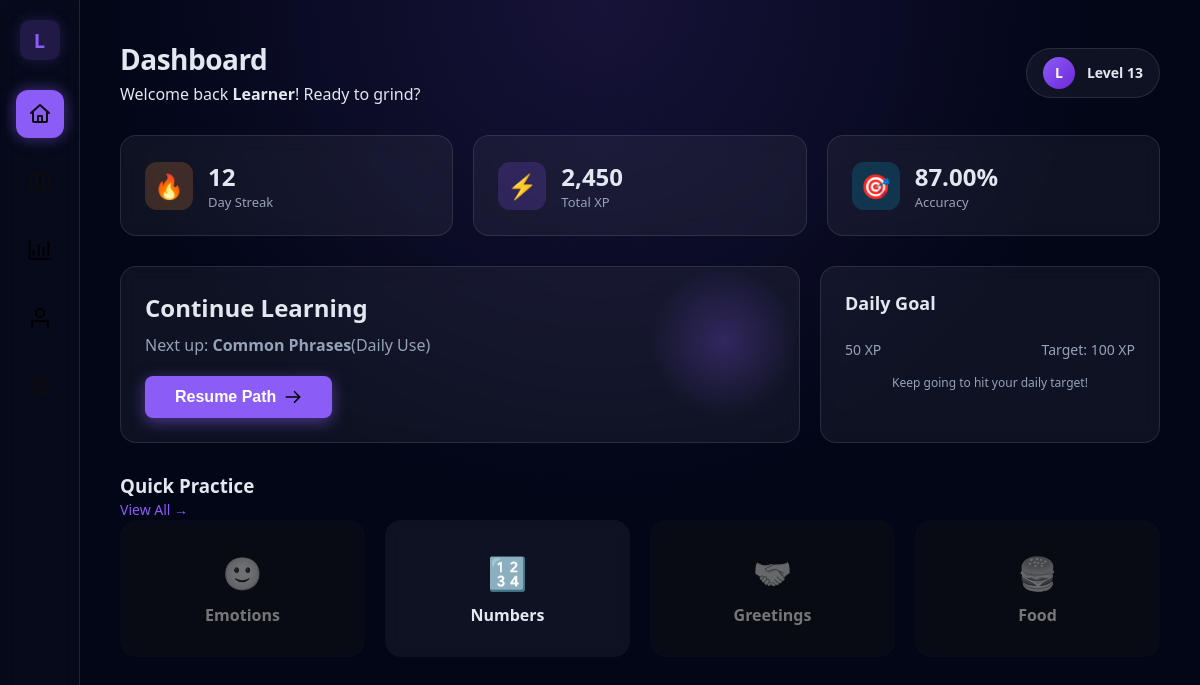
/index.php (signed in), run on the app's committed database.
### tables this page shows
CREATE TABLE `users` (
    `id` INT(11) NOT NULL AUTO_INCREMENT,
    `username` VARCHAR(50) NOT NULL,
    `email` VARCHAR(100) NOT NULL,
    `password` VARCHAR(255) NOT NULL,
     
    `xp` INT(11) NOT NULL DEFAULT 0,
    `streak` INT(11) NOT NULL DEFAULT 0,
    `accuracy` DECIMAL(5, 2) default 87.00,
    `rank` VARCHAR(50) DEFAULT 'Silver II',
    `created_at` TIMESTAMP NOT NULL DEFAULT CURRENT_TIMESTAMP,
    `last_login` TIMESTAMP NOT NULL DEFAULT CURRENT_TIMESTAMP ON UPDATE CURRENT_TIMESTAMP,
    PRIMARY KEY (`id`),
    UNIQUE KEY `username` (`username`),
    UNIQUE KEY `email` (`email`)
);

CREATE TABLE `lessons` (
    `id` VARCHAR(50) NOT NULL,
    `title` VARCHAR(100) NOT NULL,
    `category` VARCHAR(50) NOT NULL,
    `description` VARCHAR(255) DEFAULT NULL,
    `xp_value` INT(11) NOT NULL DEFAULT 50,
    `sort_order` INT(11) NOT NULL,
    PRIMARY KEY (`id`)
);

### index.php (the view, shortened to what this page needs)
<?php
$userId = $_SESSION['user_id'];
$dbHost = 'localhost';
$dbName = 'lingoflow_db';
$dbUser = 'root';
$dbPass = '';
try {
  $pdo = new PDO("mysql:host=$dbHost;dbname=$dbName;charset=utf8mb4", $dbUser, $dbPass);
  $pdo->setAttribute(PDO::ATTR_ERRMODE, PDO::ERRMODE_EXCEPTION);
  $stmt = $pdo->prepare("SELECT username, xp, streak, accuracy FROM users WHERE id = ?");
  $stmt->execute([$userId]);
  $user = $stmt->fetch(PDO::FETCH_ASSOC);
  $level = floor($user['xp'] / 200) + 1;
  $lessonStmt = $pdo->prepare("
SELECT l.id, l.title, l.category
FROM lessons l
JOIN user_progress up ON l.id = up.lesson_id
WHERE up.user_id = ? AND up.status= 'active'
ORDER BY l.sort_order ASC
LIMIT 1
");
  $lessonStmt->execute([$userId]);
  $nextLesson = $lessonStmt->fetch(PDO::FETCH_ASSOC);
  $gridIds = ['emotions', 'numbers1', 'respect', 'food'];
  $placeholders = str_repeat('?', count($gridIds) - 1) . '?';
  $gridStmt = $pdo->prepare("SELECT lesson_id, status FROM user_progress WHERE user_id = ? AND lesson_id IN ($placeholders)");
  $gridParams = array_merge([$userId], $gridIds);
  $gridStmt->execute($gridParams);
  $rawStatuses = $gridStmt->fetchAll(PDO::FETCH_KEY_PAIR);
  function getGridStatus($id, $map)
  {
    return $map[$id] ?? 'locked';
  }
} catch (PDOException $e) {
  die("System Error: Database connection failed: " . $e->getMessage());
}
?>
<!DOCTYPE html>
<html lang="en">
<head>
</head>
<body>
  <nav class="sidebar">
    <div class="logo-box">L</div>
    <button class="icon-button active" aria-label="Home" onclick="window.location.href = 'index.php'">
    </button>
    <button class="icon-button" aria-label="Roadmap" onclick="window.location.href = 'roadmap.php'">
    </button>
    <button class="icon-button" aria-label="Stats" onclick="window.location.href = 'stats.php'">
      <svg fill="#000000" width="24" height="24" viewBox="0 0 16 16" xmlns="http://www.w3.org/2000/svg">
        <path d="M1.75 13.25V1.5H.5v12a1.24 1.24 0 0 0 1.22 1H15.5v-1.25z" />
        <path d="M3.15 8H4.4v3.9H3.15zm3.26-4h1.26v7.9H6.41zm3.27 2h1.25v5.9H9.68zm3.27-3.5h1.25v9.4h-1.25z" />
      </svg>
    </button>
    <button class="icon-button" aria-label="Profile" onclick="window.location.href = 'profile.php'">
    </button>
    <button class="icon-button" aria-label="Settings" onclick="window.location.href = 'settings.php'">
    </button>
  </nav>
  <main class="main-content">
    <header>
      <div>
        <h1>Dashboard</h1>
        <p class="welcome-sub">
          Welcome back <strong><?php echo htmlspecialchars($user['username']); ?></strong>! Ready to grind?
        </p>
      </div>
      <div class="user-badge" onclick="window.location.href = 'profile.php'" style="cursor: pointer">
        <div class="avatar-small"><?php echo strtoupper(substr($user['username'], 0, 1)); ?></div>
        <div>
          <div style="font-weight: bold; font-size: 14px">
            Level <?php echo $level; ?>
          </div>
        </div>
      </div>
    </header>
    <div class="stat-hud">
      <div class="glass-panel stat-card">
        <div class="stat-icon" style="background: rgba(251, 146, 60, 0.2); color: var(--orange)">
          🔥
        </div>
        <div>
          <div style="font-size: 24px; font-weight: bold"><?php echo $user['streak']; ?></div>
          <div style="font-size: 13px; color: var(--text-muted)">
            Day Streak
          </div>
        </div>
      </div>
      <div class="glass-panel stat-card">
        <div class="stat-icon" style="background: rgba(139, 92, 246, 0.2); color: var(--violet)">
          ⚡
        </div>
        <div>
          <div style="font-size: 24px; font-weight: bold"><?php echo number_format($user['xp']); ?></div>
          <div style="font-size: 13px; color: var(--text-muted)">
            Total XP
          </div>
        </div>
      </div>
      <div class="glass-panel stat-card">
        <div class="stat-icon" style="background: rgba(6, 182, 212, 0.2); color: var(--cyan)">
          🎯
        </div>
        <div>
          <div style="font-size: 24px; font-weight: bold"><?php echo $user['accuracy']; ?>%</div>
          <div style="font-size: 13px; color: var(--text-muted)">
            Accuracy
          </div>
        </div>
      </div>
    </div>
    <div class="hero-section">
      <div class="glass-panel continue-card">
        <h2 style="margin: 0; z-index: 1">Continue Learning</h2>
        <?php if ($nextLesson['id'] !== 'roadmap'): ?>
          <p style="color: var(--text-muted); margin: 10px 0 0 0; z-index: 1">
            Next up:
            <strong><?php echo htmlspecialchars($nextLesson['title']); ?></strong>(<?php echo htmlspecialchars($nextLesson['category']); ?>)
          </p>
          <button class="button-primary"
            onclick="window.location.href = 'lesson.php?type=<?php echo htmlspecialchars($nextLesson['id']); ?>'">
            <span>Resume Path</span>
          </button>
        <?php endif; ?>
      </div>
      <?php
      $dailyTarget = 100;
      $dailyProgress = $user['xp'] % 100;
      ?>
      <div class="glass-panel goal-card">
        <h3>Daily Goal</h3>
        <div class="goal-text">
          <span><?php echo $dailyProgress; ?>
            XP</span>
          <span>Target: <?php echo $dailyTarget; ?> XP</span>
        </div>
        <p style="
              font-size: 12px;
              color: var(--text-muted);
              margin-top: 15px;
              text-align: center;
            ">
          Keep going to hit your daily target!
        </p>
      </div>
    </div>
    <div>
      <div class="grid-header">
        <h3 style="margin: 0">Quick Practice</h3>
        <a href="roadmap.php" style="color: var(--violet); text-decoration: none; font-size: 14px">View All &rarr;</a>
      </div>
      <div class="categories-grid">
        <?php $st = getGridStatus('emotions', $rawStatuses); ?>
        <div class="glass-panel cat-box <?php echo ($st == 'locked') ? 'locked' : ''; ?>" <?php if ($st !== 'locked'):
                   ?>onclick="window.location.href='lesson.php?type=emotions'" <?php endif; ?>>
          <div class="category-icon">🙂</div>
          <strong>Emotions</strong>
        </div>
        <?php $st = getGridStatus('numbers1', $rawStatuses); ?>
        <div class="glass-panel cat-box <?php echo ($st == 'locked') ?: ''; ?>" <?php if ($st !== 'locked'): ?>
            ?onclick="window.location.href='lesson.php?type=numbers1'" <?php endif; ?>>
          <div class="category-icon">🔢</div>
          <strong>Numbers</strong>
        </div>
        <?php $st = getGridStatus('respect', $rawStatuses); ?>
        <div class="glass-panel cat-box <?php echo ($st == 'locked') ? 'locked' : ''; ?>" <?php if ($st != 'locked'): ?>
            onclick="window.location.href='lesson.php?type=respect'" <?php endif; ?>>
          <div class="category-icon">🤝</div>
          <strong>Greetings</strong>
        </div>
        <?php $st = getGridStatus('food', $rawStatuses); ?>
        <div class="glass-panel cat-box <?php echo ($st == 'locked') ? 'locked' : ''; ?>" <?php if ($st !== 'locked'): ?>
            onclick="window.location.href='lesson.php?type=food'" <?php endif; ?>>
          <div class="category-icon">🍔</div>
          <strong>Food</strong>
        </div>
      </div>
    </div>
  </main>
</body>
</html>

### index.php (style rules this page uses)
:root { --primary-color: #3498db; --bg-deep: #020617; --text-main: #e2e8f0; --text-muted: #94a3b8; --violet: #8b5cf6; --violet-glow: rgba(139, 92, 246, 0.5); --cyan: #06b6d4; --red: #ef4444; --orange: #fb923c; --glass: rgba(255, 255, 255, 0.05); --border: rgba(255, 255, 255, 0.1); }
* { box-sizing: border-box; }
body { margin: 0; font-family: "Segoe UI", sans-serif; background-color: var(--bg-deep); color: var(--text-main); background-image: radial-gradient(circle at 50% 0%, rgba(139, 92, 246, 0.15) 0%, transparent 50%); height: 100vh; overflow: hidden; display: grid; grid-template-columns: 80px 1fr; }
.sidebar { background: rgba(255, 255, 255, 0.02); border-right: 1px solid var(--border); display: flex; flex-direction: column; align-items: center; padding-top: 20px; gap: 20px; backdrop-filter: blur(10px); z-index: 100; }
.logo-box { width: 40px; height: 40px; background-color: rgba(139, 92, 246, 0.2); color: var(--violet); border-radius: 10px; display: flex; align-items: center; justify-content: center; font-weight: bold; font-size: 20px; margin-bottom: 10px; box-shadow: 0 0 15px rgba(139, 92, 246, 0.2); }
.icon-button { width: 48px; height: 48px; border-radius: 12px; border: none; background: transparent; color: #64748b; cursor: pointer; transition: all 0.2s cubic-bezier(0.4, 0, 0.2, 1); display: flex; align-items: center; justify-content: center; }
.icon-button.active { background: var(--violet); color: white; box-shadow: 0 0 15px var(--violet-glow); }
.main-content { padding: 40px; overflow-y: auto; display: flex; flex-direction: column; gap: 30px; }
header { display: flex; justify-content: space-between; align-items: center; }
h1 { margin: 0; font-size: 28px; letter-spacing: -0.5px; }
.welcome-sub { color: var(--text-main); margin: 5px 0 0 0; }
.user-badge { display: flex; align-items: center; gap: 12px; background: var(--glass); padding: 8px 16px; border-radius: 50px; border: 1px solid var(--border); }
.avatar-small { width: 32px; height: 32px; background: linear-gradient(135deg, var(--violet), #6d28d9); border-radius: 50%; display: flex; align-items: center; justify-content: center; font-weight: bold; font-size: 14px; color: white; }
.glass-panel { background-color: var(--glass); backdrop-filter: blur(10px); border: 1px solid var(--border); border-radius: 16px; padding: 24px; }
.stat-hud { display: grid; grid-template-columns: repeat(3, 1fr); gap: 20px; }
.stat-card { display: flex; align-items: center; gap: 15px; transition: transform 0.2s; }
.stat-icon { width: 48px; height: 48px; border-radius: 12px; display: flex; align-items: center; justify-content: center; font-size: 24px; }
.hero-section { display: grid; grid-template-columns: 2fr 1fr; gap: 20px; }
.continue-card { position: relative; overflow: hidden; display: flex; flex-direction: column; justify-content: center; }
.continue-card::before { content: ""; position: absolute; top: 0; right: 0; width: 150px; height: 150px; background: radial-gradient(circle, var(--violet-glow) 0%, transparent 70%); opacity: 0.5; pointer-events: none; }
.button-primary { margin-top: 20px; background: var(--violet); color: white; border: none; padding: 12px 30px; border-radius: 8px; font-weight: bold; font-size: 16px; cursor: pointer; width: fit-content; box-shadow: 0 4px 15px var(--violet-glow); transition: 0.2s; display: flex; align-items: center; gap: 8px; }
.goal-card h3 { margin: 0 0 15px 0; font-size: 18px; }
.goal-text { display: flex; justify-content: space-between; font-size: 14px; color: var(--text-muted); }
.categories-grid { display: grid; grid-template-columns: repeat(auto-fill, minmax(200px, 1fr)); gap: 20px; }
.cat-box { text-align: center; padding: 30px 20px; cursor: pointer; transition: 0.2s; border: 1px solid transparent; }
.cat-box.locked { opacity: 0.5; cursor: not-allowed; filter: grayscale(1); }
.category-icon { font-size: 32px; margin-bottom: 10px }

### data on the page
users: username "Learner", username "L", xp "13", streak "12", xp "2,450", accuracy "87.00", xp "50"
lessons: title "Common Phrases", category "Daily Use"

### other printed values
$dailyTarget "100"
